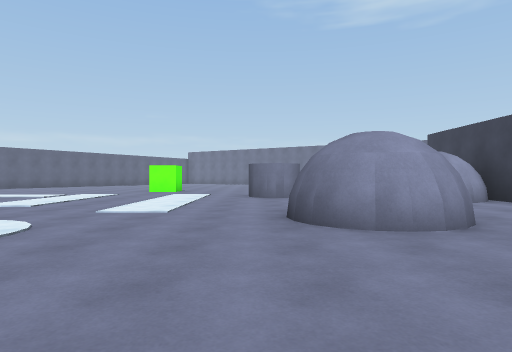
View 1 (above)

24 first-person views from a walk through a 3-D level made in the Unity game engine. The camera is 1.2 m above the floor, looks level and sees 75° across. The floor is counted in squares, 2 m on a side. Each view is taken from the middle of a square. On the plan, view 1 faces up. The plan holds only what a view shows up to about 10 squares ahead; the rest is blank. The place goes on beyond the plan.

View 2
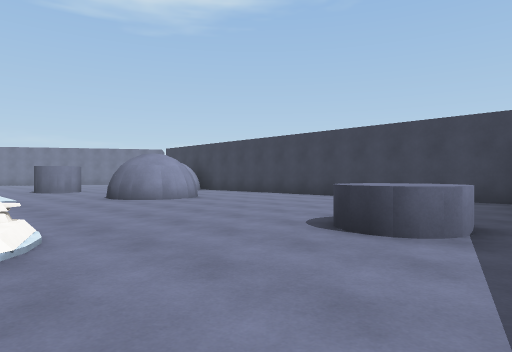

View 3
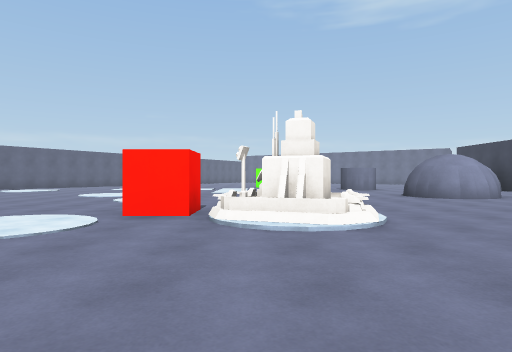

View 4
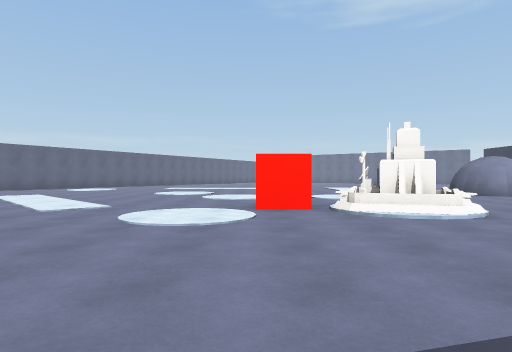

View 5
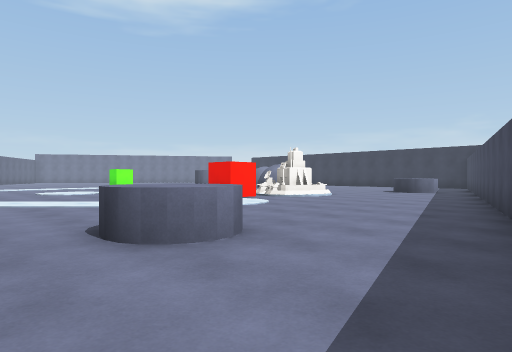

View 6
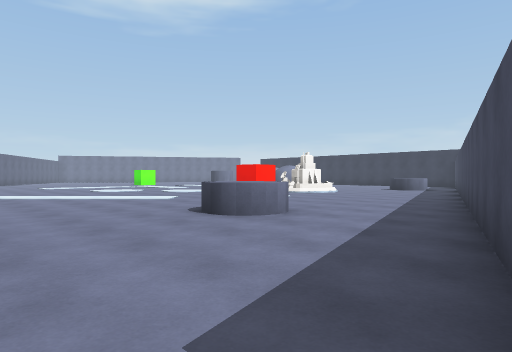

View 7
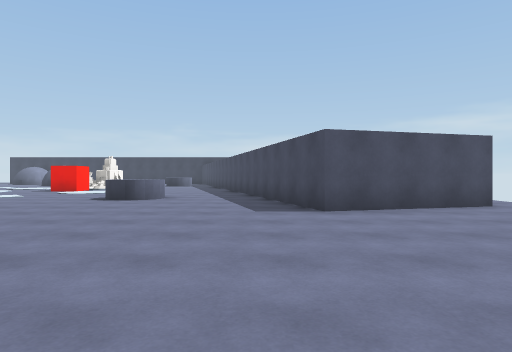

View 8
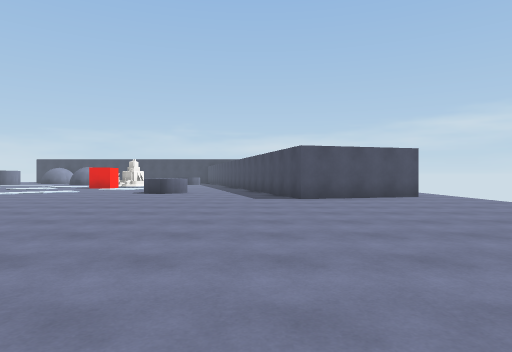

View 9
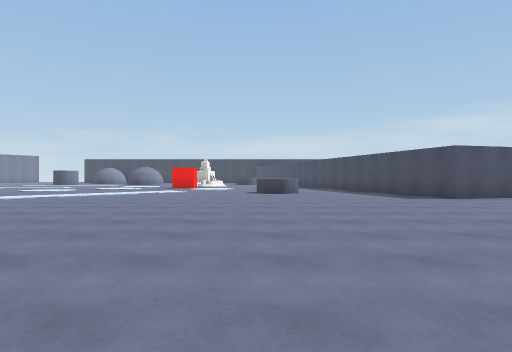

View 10
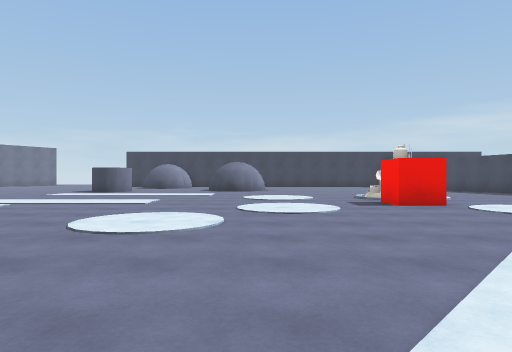

View 11
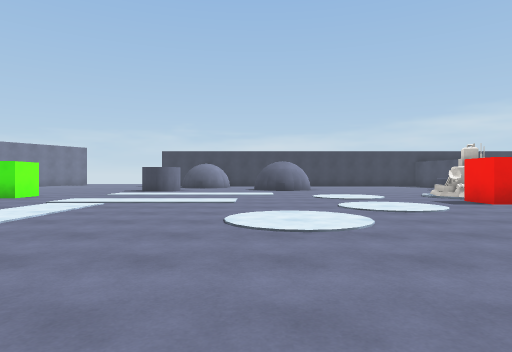

View 12
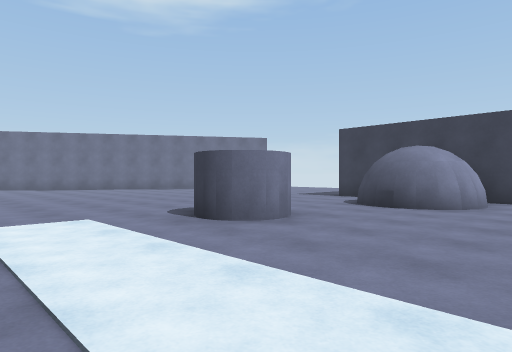

View 13
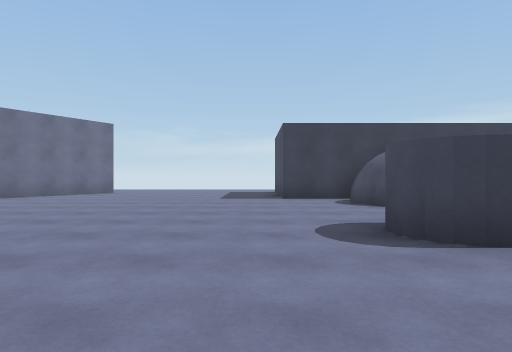

View 14
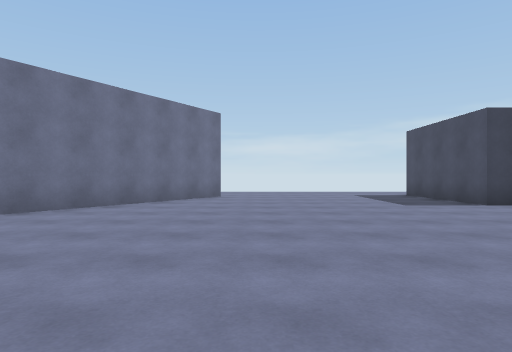

View 15
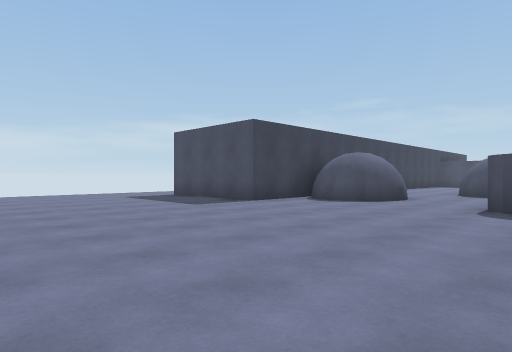

View 16
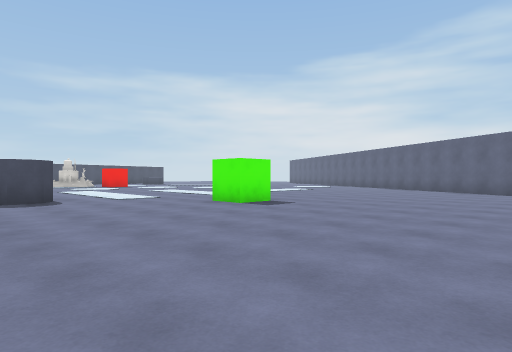

View 17
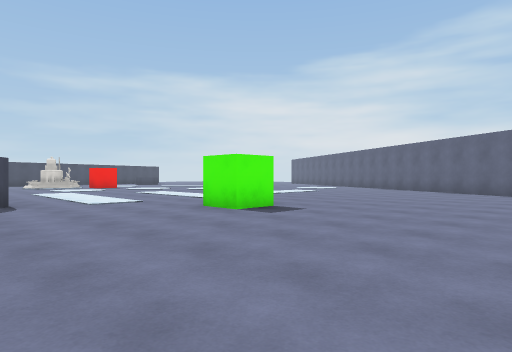

View 18
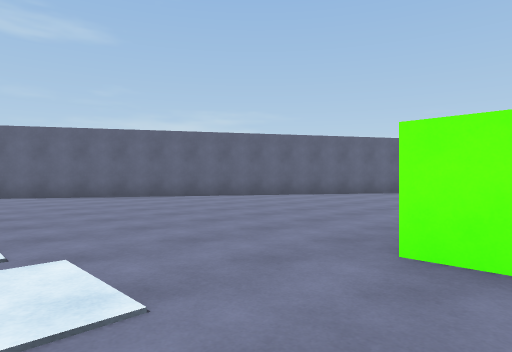

View 19
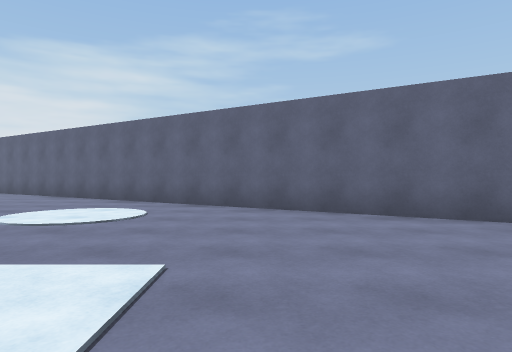

View 20
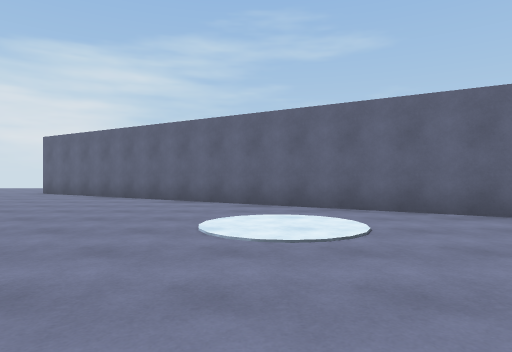

View 21
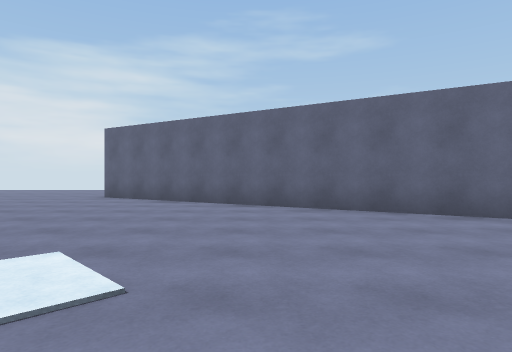

View 22
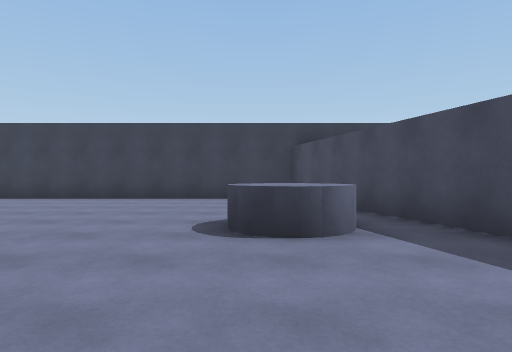

View 23
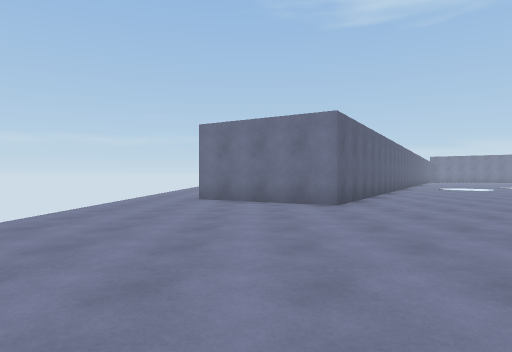

View 24
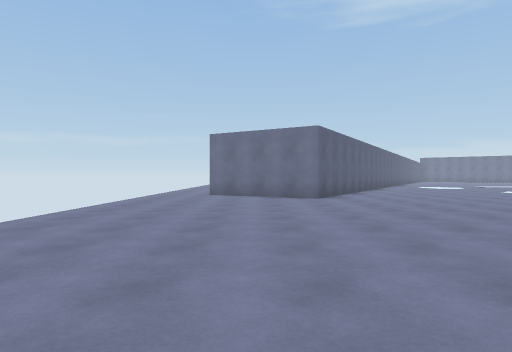

### Floor plan
Key: @ floor where view 1 was taken; # wall or solid block; . floor; / step, stairs or slope; ^ raised ledge; C red cube; G green cube; O other object.
Columns run from 25 left of view 1 to 11 right of it. Each row starts with its distance up from view 1.
 20                              ###
 19                  ..    ........###
 18                 .................##
 17              ##....................
 16              #......................
 15             ##.......................
 14             #........................
 13            ##........GG.............
 12           ##.......................
 11           #....................####
 10          ##..............##....#
  9          #...................###
  8         ##...................###
  7        ##......................#
  6        #...................#...#
  5       ##..................##...#
  4 ..    #...................##...#
  3 ..## ##........................#
  2 ...###.........................#
  1 ....#..............CCO/........#
  0 ...................CCOO/.@.....#
 -1 .....................OO........#
 -2 ..........................^.  .#
 -3 ...............^..........^....#
 -4 ...............^...........#####
 -5 .......................#####
 -6  ...................####
 -7   ..............#####
 -8    .........#####
 -9      .......#
-10       ......##
-11         .....#
-12          .....

Where each view was taken, in squares from view 1:
view 1: 0 up, 0 right, facing up
view 2: 4 down, 3 left, facing up-right
view 3: 5 down, 4 left, facing up
view 4: 6 down, 6 left, facing up
view 5: 7 down, 12 left, facing up-right
view 6: 8 down, 14 left, facing up-right
view 7: 7 down, 19 left, facing right
view 8: 7 down, 22 left, facing right
view 9: 3 down, 22 left, facing right
view 10: 4 up, 13 left, facing right
view 11: 6 up, 13 left, facing right
view 12: 6 up, 3 left, facing up-right
view 13: 12 up, 3 left, facing right
view 14: 16 up, 1 left, facing right
view 15: 17 up, 0 right, facing down-right
view 16: 19 up, 2 right, facing down-left
view 17: 18 up, 1 right, facing down-left
view 18: 10 up, 3 left, facing up-left
view 19: 11 up, 8 left, facing left
view 20: 8 up, 9 left, facing left
view 21: 5 up, 11 left, facing left
view 22: 2 down, 3 left, facing right
view 23: 6 down, 22 left, facing up
view 24: 8 down, 22 left, facing up
